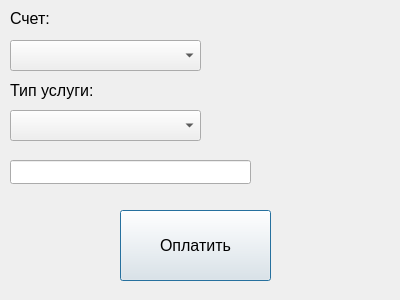
<?xml version="1.0" encoding="UTF-8"?>
<ui version="4.0">
 <class>payservice</class>
 <widget class="QDialog" name="payservice">
  <property name="geometry">
   <rect>
    <x>0</x>
    <y>0</y>
    <width>400</width>
    <height>300</height>
   </rect>
  </property>
  <property name="windowTitle">
   <string>Dialog</string>
  </property>
  <widget class="QComboBox" name="accountComboBox">
   <property name="geometry">
    <rect>
     <x>10</x>
     <y>40</y>
     <width>191</width>
     <height>31</height>
    </rect>
   </property>
  </widget>
  <widget class="QLabel" name="label">
   <property name="geometry">
    <rect>
     <x>10</x>
     <y>10</y>
     <width>49</width>
     <height>16</height>
    </rect>
   </property>
   <property name="font">
    <font>
     <pointsize>12</pointsize>
    </font>
   </property>
   <property name="text">
    <string>Счет:</string>
   </property>
  </widget>
  <widget class="QLabel" name="label_2">
   <property name="geometry">
    <rect>
     <x>10</x>
     <y>80</y>
     <width>91</width>
     <height>21</height>
    </rect>
   </property>
   <property name="font">
    <font>
     <pointsize>12</pointsize>
    </font>
   </property>
   <property name="text">
    <string>Тип услуги:</string>
   </property>
  </widget>
  <widget class="QComboBox" name="serviceComboBox">
   <property name="geometry">
    <rect>
     <x>10</x>
     <y>110</y>
     <width>191</width>
     <height>31</height>
    </rect>
   </property>
  </widget>
  <widget class="QPushButton" name="pushButton">
   <property name="geometry">
    <rect>
     <x>120</x>
     <y>210</y>
     <width>151</width>
     <height>71</height>
    </rect>
   </property>
   <property name="font">
    <font>
     <pointsize>12</pointsize>
    </font>
   </property>
   <property name="text">
    <string>Оплатить</string>
   </property>
  </widget>
  <widget class="QLineEdit" name="amountEdit">
   <property name="geometry">
    <rect>
     <x>10</x>
     <y>160</y>
     <width>241</width>
     <height>24</height>
    </rect>
   </property>
  </widget>
 </widget>
 <resources/>
 <connections/>
</ui>
